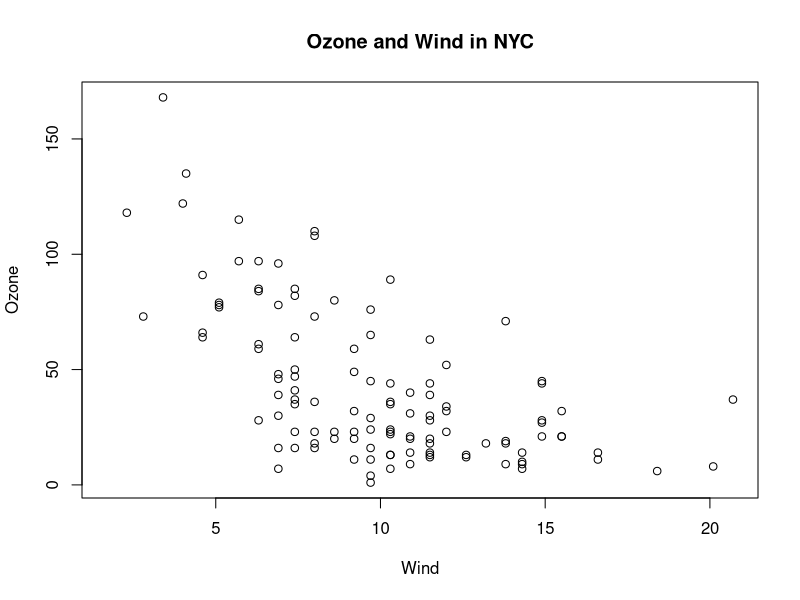
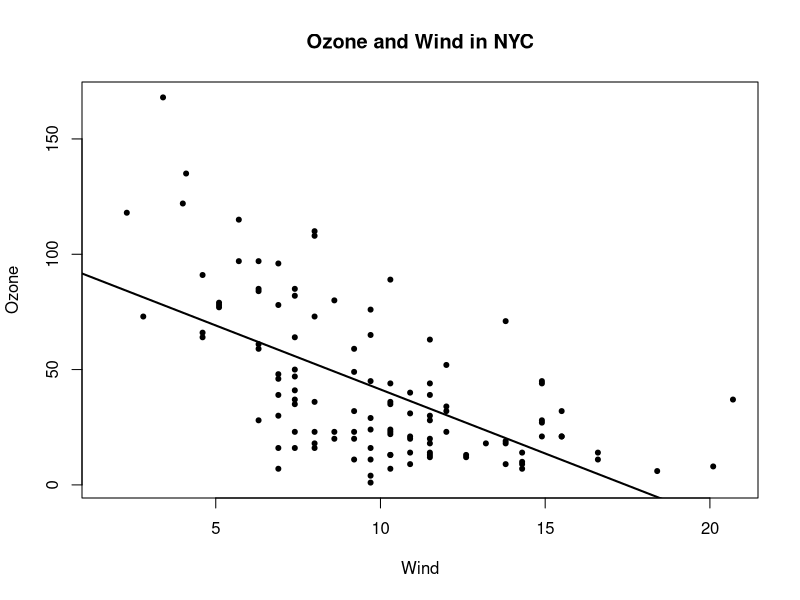
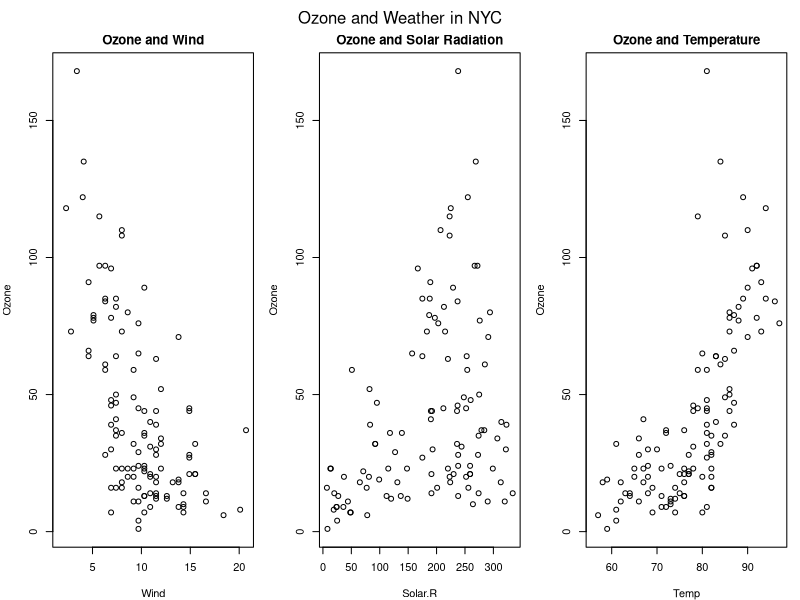
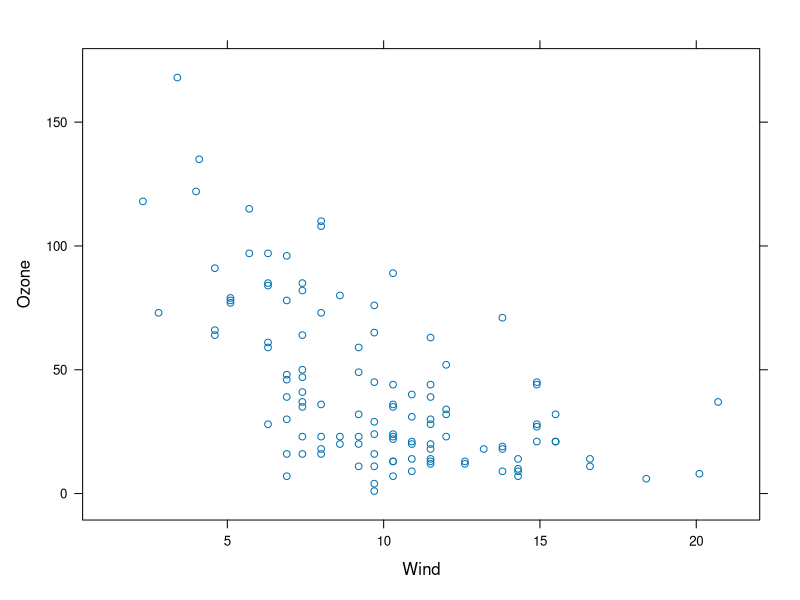
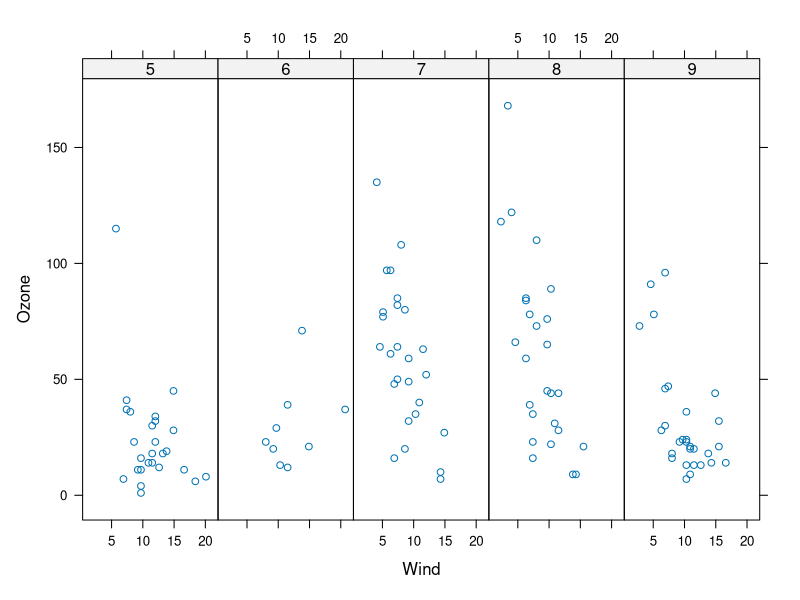
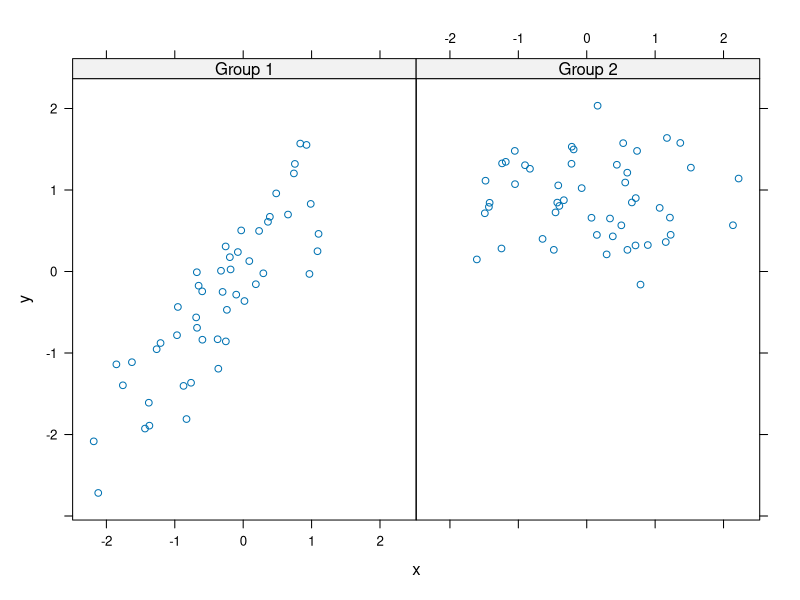
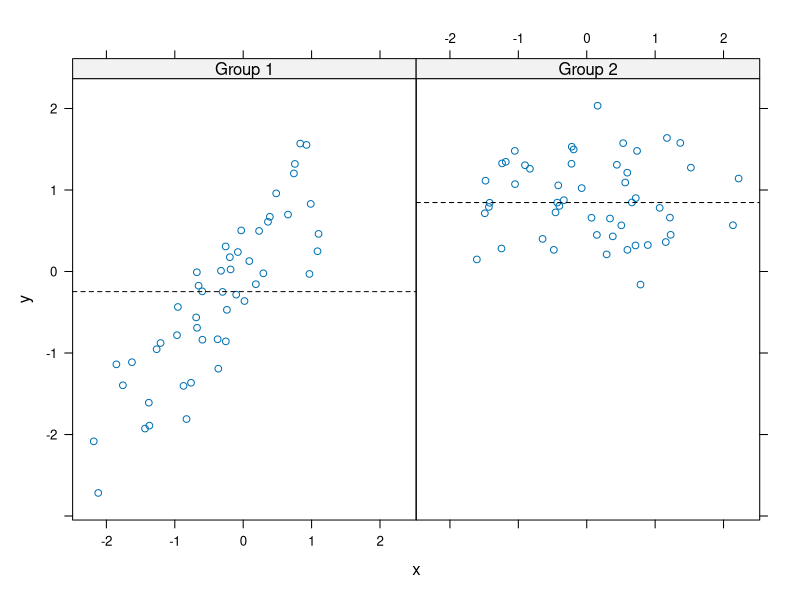
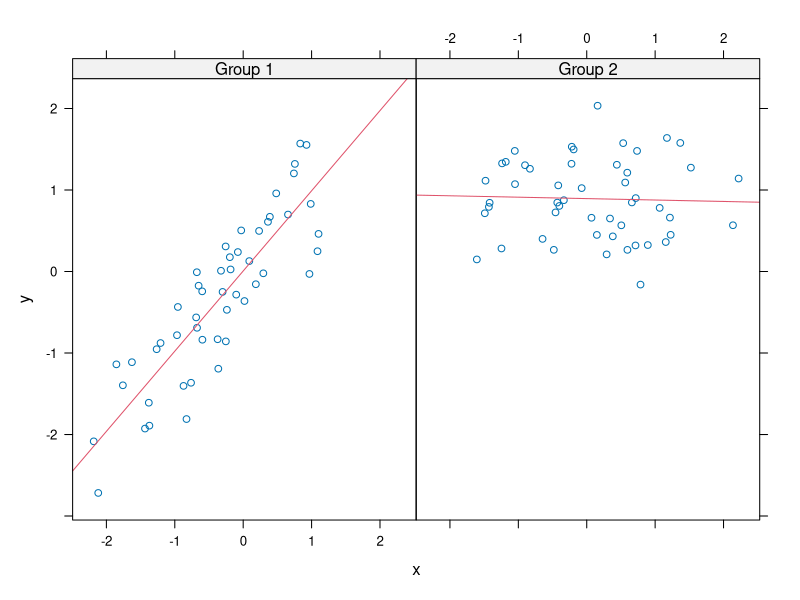

Here is the R script that generated these plots, in order:
## ---- chunk 1
library(datasets)
with(airquality, plot(Wind, Ozone))
title(main="Ozone and Wind in NYC") #add a title.

#Base Plot with Regression Line
with(airquality,plot(Wind, Ozone,main="Ozone and Wind in NYC",pch=20))
model <- lm(Ozone~Wind,airquality)
abline(model,lwd=2)
## ---- chunk 2
# Please note the use of `mfrow`
par(mfrow=c(1,3),mar=c(4,4,2,1),oma=c(0,0,2,0))
with(airquality, {
    plot(Wind,Ozone,main="Ozone and Wind")
    plot(Solar.R, Ozone, main = "Ozone and Solar Radiation")
    plot(Temp,Ozone,main="Ozone and Temperature")
    mtext("Ozone and Weather in NYC", outer = T)
})
## ---- chunk 3
library(lattice)
library(datasets)
## Simple scatter plot
xyplot(Ozone ~ Wind, data = airquality)

## Convert 'Month' to a factor variable
airquality <- transform(airquality, Month = factor(Month))
xyplot(Ozone ~ Wind | Month, data = airquality, layout = c(5,1))
## ---- chunk 4
set.seed(10)
x <- rnorm(100)
f <- rep(0:1, each = 50)
y <- x + f - f * x + rnorm(100,sd=0.5)
f <- factor(f,labels=c("Group 1","Group 2"))
xyplot(y~x | f, layout = c(2,1))
## Custom panel function (abline)
xyplot(y ~ x | f, panel = function(x,y, ...) {
    panel.xyplot(x,y,...) # First call the default panel function for 'xyplot'
    panel.abline(h = median(y), lty = 2) # Add a horizontal line at the median
})

## Regression line
xyplot(y ~ x | f, panel = function(x,y, ...) {
    panel.xyplot(x,y,...) # First call the default panel function for 'xyplot'
    panel.lmline(x,y,col=2) #Overlay a simple linear regression line
})
## ---- chunk 5
pal <- colorRamp(c("red","blue"))
print(pal(0)) #[1 is Red] [2 is Green] [3 is Blue]
print(pal(1)) # pal(i), where 0 <= i <= 1
## ---- chunk 6
pal <- colorRampPalette(c("red","yellow"))
print(pal(2))
# For example in the first element "FF0000":
# First pair (FF): Red
# Second pair (00): Green
# Third pair (00): Blue
print(pal(10))
## ---- chunk 7
library(RColorBrewer)
cols <- brewer.pal(3,"BuGn") # I want 3 colors
# ?brewer.pal # To look up the names of the palettes.
print(cols)
pal <- colorRampPalette(cols)
image(volcano, col=pal(20))
## ---- chunk 8
# When you have many points to plot
x <- rnorm(10000)
y <- rnorm(10000)
smoothScatter(x,y) 
